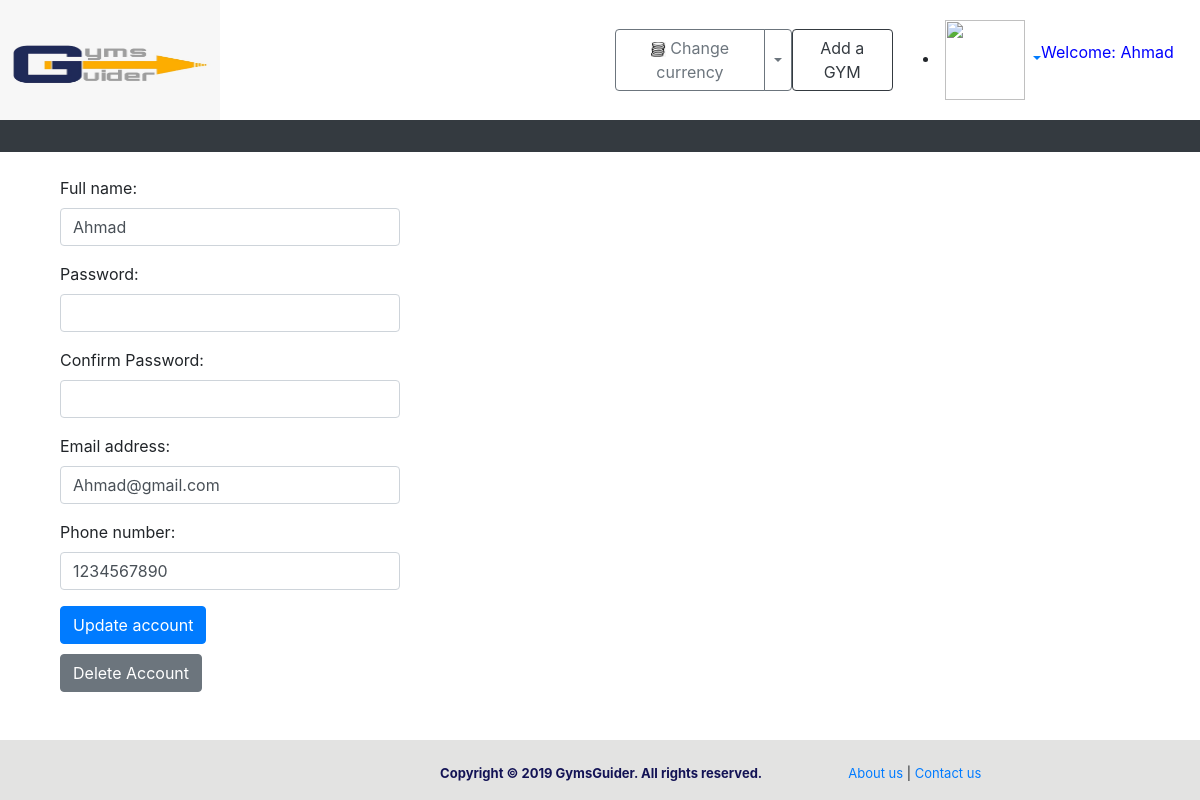
/v5/oaccount.php (signed in), run on the app's committed database.
### tables this page shows
CREATE TABLE `users` (
  `id` int(11) NOT NULL,
  `name` varchar(100) NOT NULL,
  `username` varchar(30) NOT NULL,
  `password` varchar(20) NOT NULL,
  `email` varchar(100) NOT NULL,
  `phone` varchar(20) NOT NULL,
  `type` varchar(20) NOT NULL,
  `isActive` tinyint(4) NOT NULL,
  `country` varchar(200) NOT NULL,
  `city` varchar(200) NOT NULL,
  `age` int(11) NOT NULL,
  `gender` varchar(20) NOT NULL
);

### v5/oaccount.php (the view, shortened to what this page needs)
<?php
    include("sessionowner.php");
    $myusername=$_SESSION['login_owner'];
    $sql = "SELECT * FROM users where username='$myusername'";
    $result = mysqli_query($db,$sql);
    $row = mysqli_fetch_array($result);
    ?>
<!DOCTYPE html>
<html lang="en">
<head>
  <link rel="stylesheet" href="https://maxcdn.bootstrapcdn.com/bootstrap/4.2.1/css/bootstrap.min.css">
</head>
<body>
<div class="header">
<div class="row">
 <div class="col-sm-3">
 <a href="owner-main.php">
 <img id ="logo"
     src="img/gym.png"
     width="220"
     height="120"
     alt="GymsGuider Logo"
/></a>
</div>
<div class="col-sm-3 d-flex align-items-right">
</div>
 <div class="col-sm-3 d-flex align-items-center">
 <div class="btn-group">
      <button type="button" class="btn btn-outline-secondary">
          <img src="img/ChangeCurrency.jpg"
               width="15"
               height="15"
               alt ="change currency"/>
          Change currency</button>
      <button type="button" class="btn btn-outline-secondary dropdown-toggle dropdown-toggle-split" data-toggle="dropdown" aria-haspopup="false" aria-expanded="false">
      </button>
    </div>
	 <a class="btn btn-outline-dark" href="addgym.php" role="button">Add a GYM</a>
 </div>
 <div class="col-sm-3 d-flex align-items-center">
 <li class="dropdown">
    <a href="#" class="dropdown-toggle profile-image" data-toggle="dropdown">
        <img src="img/user1.png"  height="80" width="80" class="img-circle special-img"> </a>
</li>
<p style="color:blue;"><?php echo "Welcome: ".$_SESSION['login_owner']; ?></p>
</div>
</div>
</div>
  <nav class="navbar navbar-expand-sm bg-dark navbar-dark">
  </nav>
   <nav class="navbar navbar-expand-sm bg-dark navbar-dark">
  </nav>
<div class="container">
<br>
<div class="col-sm-4">
  <form action="oaccountcode.php" method="post">
  <div class="form-group">
    <label for="name">Full name:</label>
    <input type="text" class="form-control" value="<?php echo $row['name']; ?>" name="name" id="name" required>
  </div>
  <div class="form-group">
    <label for="pwd">Password:</label>
    <input type="password" class="form-control" title="your password should be at least 8 character and should include at least: 1 capital letter ,small letter and 1 number,1 symbol" pattern="(?=^.{8,}$)((?=.*\d)(?=.*\W+))(?![.\n])(?=.*[A-Z])(?=.*[a-z]).*$" name="password" id="pwd"   required  >
  </div>
  <div class="form-group">
    <label for="cpwd">Confirm Password:</label>
    <input type="password" class="form-control" oninput="check(this)" pattern="(?=^.{8,}$)((?=.*\d)(?=.*\W+))(?![.\n])(?=.*[A-Z])(?=.*[a-z]).*$"  id="cpwd" required>
  </div>
  <div class="form-group">
    <label for="email">Email address:</label>
    <input type="email" class="form-control" value="<?php echo $row['email']; ?>" name="email" id="email" required>
  </div>
  <div class="form-group">
    <label for="phone">Phone number:</label>
    <input type="number" class="form-control" title="Ten digits" value="<?php echo $row['phone']; ?>" required pattern="[0-9]{10}" name ="phone" id="phone">
  </div>
  <button type="submit" name="update" class="btn btn-primary">Update account</button>
</form>
 <div style=" margin-top:10px;">
 <form  action="deleteOwnerAccountStep1.php" method="post">
 <button type="submit" name="submit" class="btn btn-secondary" onclick="return confirm('Are you sure you want to delete your account?');">Delete Account</button>
</div>
</div>
</div>
<br><br>
<footer id="footer" class="page-footer">
    <br/>
    <div class="row">
    <span style=" position: relative; left: 37%; color:#131355 ; font-size: 13px"> <b> Copyright &copy 2019 GymsGuider. All rights reserved.</b></span>
    <p style=" position: relative; left: 44%; font-size: 13px;"> <a href="#"> About us</a> | <a href="#">Contact us</a> </p>
    <br/>
</div>
</footer>
</body>
</html>

### v5/oaccount.php (style rules this page uses)
#footer { background-color: rgba(184,184,183,0.4); height:120; }

### data on the page
users: name "Ahmad", email "Ahmad@gmail.com", phone "1234567890"

### other printed values
$_SESSION['login_owner'] "Ahmad"
